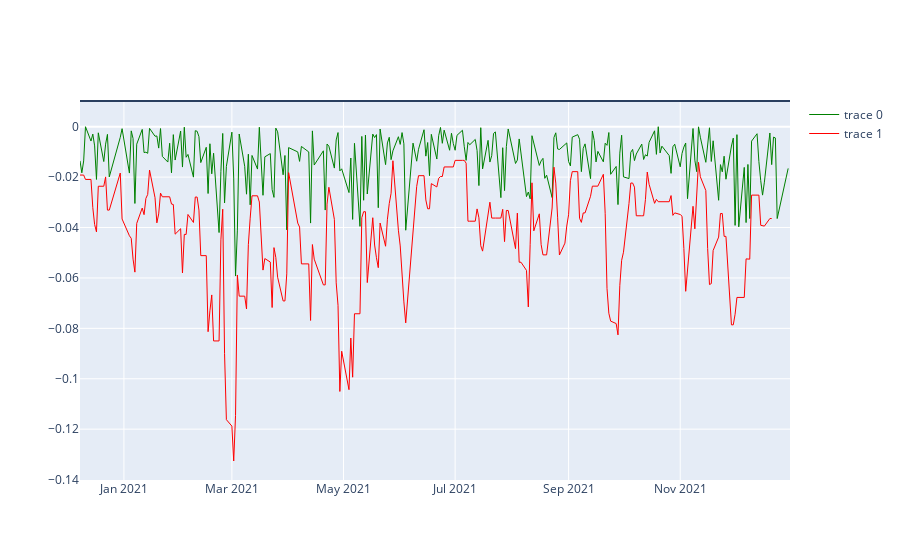

Source (notebook cell):
### Code cell
fig = go.Figure(data=[ 
    go.Scatter(
        x=df['Date'], 
        y=daily_max_dd,
        line=dict(
            color='green', 
            width=1)
        ),
    go.Scatter(
        x=df['Date'], 
        y=weekly_max_dd,
        line=dict(
            color='red', 
            width=1)
        )
    ])

fig.add_hline(y=daily_max_dd.std())

fig.show()

### Figure 1 — Plotly figure (JSON) as saved in the notebook; plotly's stock layout.template omitted (floating-point values rounded to 4 significant figures; data arrays with more than 128 entries replaced by an {"elided": "..."} marker saying what was removed)
{"data": [{"line": {"color": "green", "width": 1}, "type": "scatter", "x": {"elided": "262 str values"}, "y": {"elided": "262 float values"}}, {"line": {"color": "red", "width": 1}, "type": "scatter", "x": {"elided": "262 str values"}, "y": {"elided": "262 float values"}}], "layout": {"shapes": [{"type": "line", "x0": 0, "x1": 1, "xref": "x domain", "y0": 0.0102, "y1": 0.0102, "yref": "y"}]}}
